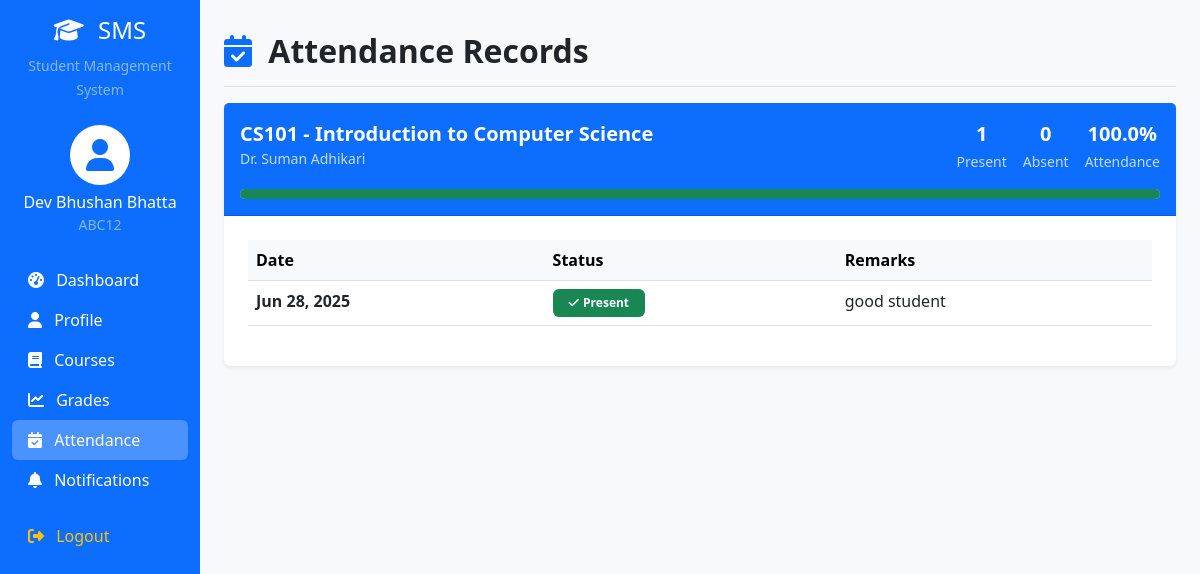
The app's page /attendance/ (signed in) with its own data.
### home/models.py (models this page shows, shortened)
class StudentProfile(models.Model):
    user = models.OneToOneField(User, on_delete=models.CASCADE)
    student_id = models.CharField(max_length=20, unique=True)
    phone = models.CharField(max_length=15, blank=True)
    address = models.TextField(blank=True)
    date_of_birth = models.DateField(null=True, blank=True)
    enrollment_date = models.DateField(auto_now_add=True)
    courses = models.ManyToManyField(Course, blank=True, related_name='enrolled_students')

class Course(models.Model):
    name = models.CharField(max_length=100)
    code = models.CharField(max_length=10, unique=True)
    description = models.TextField(blank=True)
    instructor = models.CharField(max_length=100)
    credits = models.IntegerField(default=3)
    schedule = models.CharField(max_length=200, help_text="e.g., Mon/Wed/Fri 10:00-11:00")
    created_at = models.DateTimeField(auto_now_add=True)
    class Meta:
        ordering = ['code']

class Attendance(models.Model):
    student = models.ForeignKey(StudentProfile, on_delete=models.CASCADE)
    course = models.ForeignKey(Course, on_delete=models.CASCADE)
    date = models.DateField()
    is_present = models.BooleanField(default=False)
    remarks = models.CharField(max_length=200, blank=True)
    created_at = models.DateTimeField(auto_now_add=True)
    class Meta:
        unique_together = ['student', 'course', 'date']
        ordering = ['-date']

### home/views.py (the view)
# urls.py: path('attendance/', views.attendance, name='attendance'),
@login_required
def attendance(request):
    try:
        student_profile = request.user.studentprofile
    except StudentProfile.DoesNotExist:
        messages.error(request, 'Student profile not found.')
        return redirect('home')
    enrolled_courses = student_profile.courses.all()
    attendance_data = []
    for course in enrolled_courses:
        attendance_records = Attendance.objects.filter(
            student=student_profile,
            course=course
        ).order_by('-date')
        total_classes = attendance_records.count()
        present_classes = attendance_records.filter(is_present=True).count()
        percentage = (present_classes / total_classes * 100) if total_classes > 0 else 0
        attendance_data.append({
            'course': course,
            'records': attendance_records,
            'total_classes': total_classes,
            'present_classes': present_classes,
            'absent_classes': total_classes - present_classes,
            'percentage': round(percentage, 1)
        })
    context = {
        'attendance_data': attendance_data,
        'student_profile': student_profile
    }
    return render(request, 'attendance.html', context)

### home/templates/attendance.html (shortened to what this page needs)
{% extends 'base.html' %}
{% block content %}
<div class="d-flex justify-content-between flex-wrap flex-md-nowrap align-items-center pt-3 pb-2 mb-3 border-bottom">
    <h1 class="h2 fw-bold">
        <i class="fas fa-calendar-check me-2 text-primary"></i>
        Attendance Records
    </h1>
</div>
{% if attendance_data %}
    {% for data in attendance_data %}
        <div class="card mb-4 border-0 shadow-sm">
            <div class="card-header bg-primary text-white py-3">
                <div class="row align-items-center">
                    <div class="col">
                        <h5 class="mb-0 fw-bold">{{ data.course.code }} - {{ data.course.name }}</h5>
                        <small class="opacity-75">{{ data.course.instructor }}</small>
                    </div>
                    <div class="col-auto">
                        <div class="row text-center g-3">
                            <div class="col">
                                <div class="fw-bold fs-5">{{ data.present_classes }}</div>
                                <small class="opacity-75">Present</small>
                            </div>
                            <div class="col">
                                <div class="fw-bold fs-5">{{ data.absent_classes }}</div>
                                <small class="opacity-75">Absent</small>
                            </div>
                            <div class="col">
                                <div class="fw-bold fs-5">{{ data.percentage }}%</div>
                                <small class="opacity-75">Attendance</small>
                            </div>
                        </div>
                    </div>
                </div>
                <div class="mt-3">
                    <div class="progress" style="height: 10px;">
                        <div class="progress-bar
                            {% if data.percentage >= 80 %}bg-success
                            {% elif data.percentage >= 60 %}bg-warning
                            {% else %}bg-danger{% endif %}"
                            style="width: {{ data.percentage }}%"></div>
                    </div>
                </div>
            </div>
            <div class="card-body p-4">
                {% if data.records %}
                    <div class="table-responsive">
                        <table class="table table-hover">
                            <thead class="table-light">
                                <tr>
                                    <th class="fw-bold">Date</th>
                                    <th class="fw-bold">Status</th>
                                    <th class="fw-bold">Remarks</th>
                                </tr>
                            </thead>
                            <tbody>
                                {% for record in data.records %}
                                    <tr>
                                        <td class="fw-semibold">{{ record.date|date:"M d, Y" }}</td>
                                        <td>
                                            {% if record.is_present %}
                                                <span class="badge bg-success px-3 py-2">
                                                    <i class="fas fa-check me-1"></i>Present
                                                </span>
                                            {% else %}
                                                <span class="badge bg-danger px-3 py-2">
                                                    <i class="fas fa-times me-1"></i>Absent
                                                </span>
                                            {% endif %}
                                        </td>
                                        <td>{{ record.remarks|default:"-" }}</td>
                                    </tr>
                                {% endfor %}
                            </tbody>
                        </table>
                    </div>
                {% else %}
                    <div class="text-center py-4">
                        <i class="fas fa-calendar-times fa-3x text-muted mb-3"></i>
                        <p class="text-muted">No attendance records available for this course.</p>
                    </div>
                {% endif %}
            </div>
        </div>
    {% endfor %}
{% endif %}
{% endblock %}

### home/templates/base.html (shortened to what this page needs)
<!DOCTYPE html>
<html lang="en">
<head>
    <link href="https://cdn.jsdelivr.net/npm/bootstrap@5.3.0/dist/css/bootstrap.min.css" rel="stylesheet">
    <link href="https://cdnjs.cloudflare.com/ajax/libs/font-awesome/6.4.0/css/all.min.css" rel="stylesheet">
</head>
<body class="bg-light">
    {% if user.is_authenticated %}
    <div class="container-fluid">
        <div class="row">
            <nav class="col-md-3 col-lg-2 d-md-block bg-primary sidebar collapse vh-100 position-sticky top-0">
                <div class="position-sticky pt-3">
                    <div class="text-center mb-4">
                        <h4 class="text-white">
                            <i class="fas fa-graduation-cap me-2"></i>
                            SMS
                        </h4>
                        <small class="text-white-50">Student Management System</small>
                    </div>
                    {% if user.studentprofile %}
                    <div class="text-center mb-4">
                        <div class="bg-white rounded-circle d-inline-flex align-items-center justify-content-center" style="width: 60px; height: 60px;">
                            <i class="fas fa-user fa-2x text-primary"></i>
                        </div>
                        <div class="mt-2">
                            <h6 class="text-white mb-0">{{ user.get_full_name }}</h6>
                            <small class="text-white-50">{{ user.studentprofile.student_id }}</small>
                        </div>
                    </div>
                    {% endif %}
                    <ul class="nav flex-column">
                        <li class="nav-item">
                            <a class="nav-link text-white {% if request.resolver_match.url_name == 'student_dashboard' %}bg-white bg-opacity-25 rounded{% endif %}" href="{% url 'student_dashboard' %}">
                                <i class="fas fa-tachometer-alt me-2"></i>
                                Dashboard
                            </a>
                        </li>
                        <li class="nav-item">
                            <a class="nav-link text-white {% if request.resolver_match.url_name == 'profile' %}bg-white bg-opacity-25 rounded{% endif %}" href="{% url 'profile' %}">
                                <i class="fas fa-user me-2"></i>
                                Profile
                            </a>
                        </li>
                        <li class="nav-item">
                            <a class="nav-link text-white {% if request.resolver_match.url_name == 'courses' %}bg-white bg-opacity-25 rounded{% endif %}" href="{% url 'courses' %}">
                                <i class="fas fa-book me-2"></i>
                                Courses
                            </a>
                        </li>
                        <li class="nav-item">
                            <a class="nav-link text-white {% if request.resolver_match.url_name == 'grades' %}bg-white bg-opacity-25 rounded{% endif %}" href="{% url 'grades' %}">
                                <i class="fas fa-chart-line me-2"></i>
                                Grades
                            </a>
                        </li>
                        <li class="nav-item">
                            <a class="nav-link text-white {% if request.resolver_match.url_name == 'attendance' %}bg-white bg-opacity-25 rounded{% endif %}" href="{% url 'attendance' %}">
                                <i class="fas fa-calendar-check me-2"></i>
                                Attendance
                            </a>
                        </li>
                        <li class="nav-item">
                            <a class="nav-link text-white {% if request.resolver_match.url_name == 'notifications' %}bg-white bg-opacity-25 rounded{% endif %}" href="{% url 'notifications' %}">
                                <i class="fas fa-bell me-2"></i>
                                Notifications
                            </a>
                        </li>
                        <li class="nav-item mt-3">
                            <form method="post" action="{% url 'logout' %}" class="d-inline">
                                <button type="submit" class="nav-link text-warning bg-transparent border-0 w-100 text-start">
                                    <i class="fas fa-sign-out-alt me-2"></i>
                                    Logout
                                </button>
                            </form>
                        </li>
                    </ul>
                </div>
            </nav>
            <main class="col-md-9 ms-sm-auto col-lg-10 px-md-4">
                <div class="pt-3 pb-2 mb-3">
                    {% block content %}
                    {% endblock %}
                </div>
            </main>
        </div>
    </div>
    {% endif %}
</body>
</html>

### records on screen
Course: course.code "CS101", course.name "Introduction to Computer Science", course.instructor "Dr. Suman Adhikari", present_classes "1", absent_classes "0", percentage "100.0"
Attendance: date "Jun 28, 2025", is_present True (drawn), remarks "good student"

### other values on screen
{{ user.get_full_name }} "Dev Bhushan Bhatta"
{{ user.studentprofile.student_id }} "ABC12"
